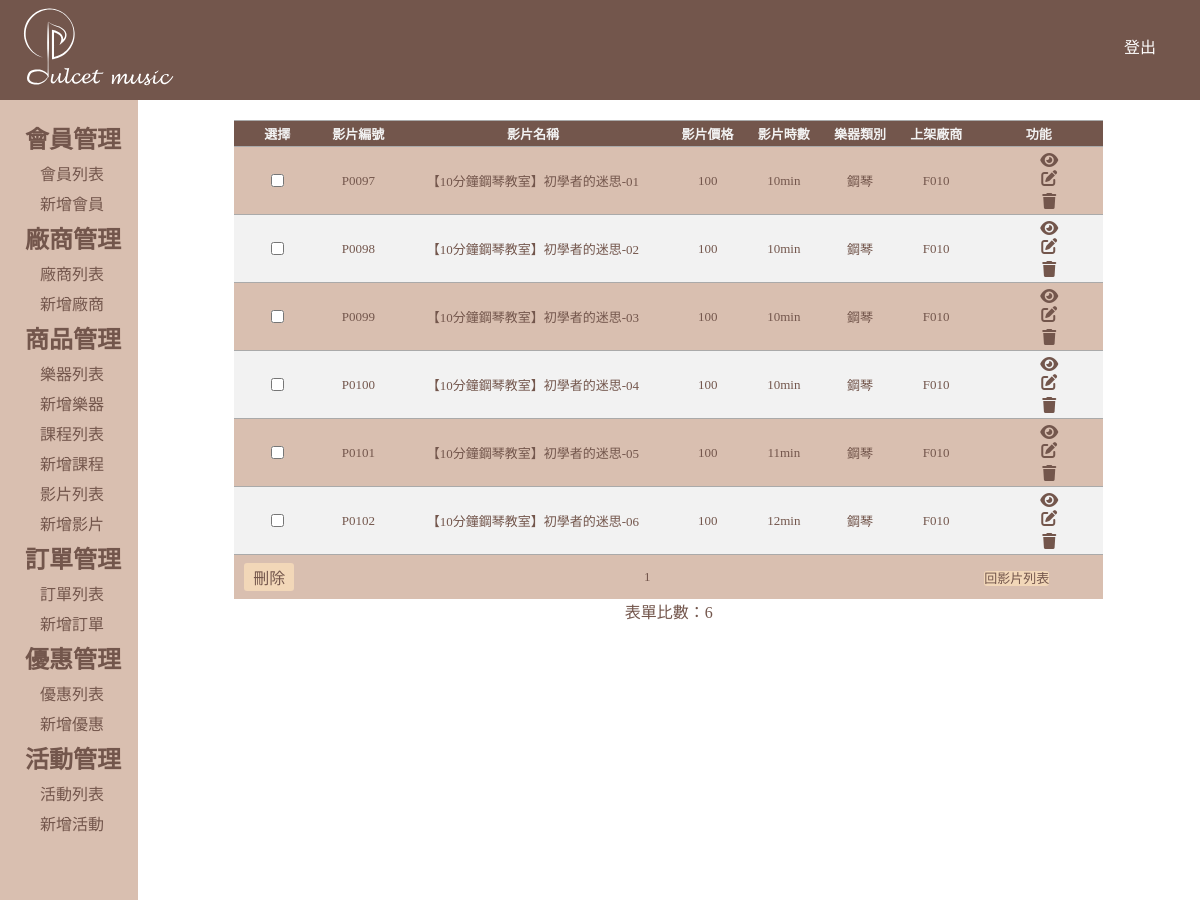
Screenshot of /music/video/video_search.php?Category=1 (signed in) with the database file from the repository.
### tables this page shows
CREATE TABLE `product` (
  `PId` varchar(10) NOT NULL COMMENT '商品編號',
  `PName` varchar(100) DEFAULT NULL COMMENT '商品名稱',
  `PImg` varchar(200) DEFAULT NULL COMMENT '圖片檔名',
  `PVideo` varchar(100) DEFAULT NULL COMMENT '影片檔名',
  `PPrice` varchar(7) DEFAULT NULL COMMENT '商品價格',
  `PQty` int(4) DEFAULT NULL COMMENT '商品數量/人數',
  `PTime` varchar(50) DEFAULT NULL COMMENT '影片/上課時數',
  `PDesciption` varchar(100) DEFAULT NULL COMMENT '商品描述',
  `PCategoryId` varchar(20) DEFAULT NULL COMMENT '商品類別編號',
  `PInstrumentId` varchar(20) DEFAULT NULL COMMENT '樂器類別編號',
  `PCompanyId` varchar(20) DEFAULT NULL COMMENT '上架廠商編號',
  `created_at` datetime NOT NULL DEFAULT CURRENT_TIMESTAMP COMMENT '新增時間',
  `update_at` datetime NOT NULL DEFAULT CURRENT_TIMESTAMP ON UPDATE CURRENT_TIMESTAMP COMMENT '更新時間'
);

CREATE TABLE `musical_category` (
  `CategoryId` varchar(5) NOT NULL COMMENT '類別編號',
  `CategoryName` varchar(15) NOT NULL COMMENT '類別名稱',
  `created_at` datetime NOT NULL DEFAULT CURRENT_TIMESTAMP COMMENT '新增時間',
  `update_at` datetime NOT NULL DEFAULT CURRENT_TIMESTAMP ON UPDATE CURRENT_TIMESTAMP COMMENT '更新時間'
);

### music/video/video_search.php (the view, shortened to what this page needs)
<?php
require_once('../../checkSession.php');
require_once('../../db.inc.php');
$search=$_GET['search'];
$priceMin=(int)$_GET['priceMin'];
$priceMax=(int)$_GET['priceMax'];
$Category=$_GET['Category'];
$CId=$_GET['CId'];
$arrSQL=array();
$sqlTotal = "SELECT count(1) FROM `product` WHERE `PCategoryId` = 'V' ";
    $sql = "SELECT `PId`,`PImg`, `PName`, `PPrice`, `PQty`, `PTime`,
                `PDesciption`,`PCompanyId`,
                `musical_category`.`CategoryId` AS 'PInstrumentId',  `musical_category`.`CategoryName` AS 'PInstrumentName',
                `product_category`.`CategoryId` AS 'PCategoryId' , `product_category`.`CategoryName` AS 'PCategoryName'
                FROM `product` INNER JOIN `musical_category` INNER JOIN `product_category`
                ON `product`.`PInstrumentId` = `musical_category`.`CategoryId` AND `product`.`PCategoryId` = `product_category`.`CategoryId`
                WHERE `PCategoryId` = 'V' ";
if($Category!='0'){
    $arrSQL[]=" AND `PInstrumentId`='$Category'";
}
foreach($arrSQL as $value){
    $sql.=$value;
    $sqlTotal.=$value;
}
$sql.=" ORDER BY `PId` ASC ";
$total = $pdo->query($sqlTotal)->fetch(PDO::FETCH_NUM)[0];
$numPerPage = 10;
$totalPages = ceil($total/$numPerPage);
$page = isset($_GET['page']) ? (int)$_GET['page'] : 1;
$page = $page < 1 ? 1 : $page;
?>
<html>
<head>
<link rel="stylesheet"  type="text/css" href="../../css/css-ALL.css">
        </head>
        <body>
            <header class="header">
             <figure>
            <img src="../../css/logo_rectangle.svg" title="Logo"  style="height:100px">
        </figure>
        <a href="../../logout.php?logout=1" style="margin:20px">登出</a>
            </header>
    <div class="wrap">
        <div class="left-wrap">
            <?php require_once("./list.php"); ?>
        </div>
        <div class="right-wrap">
<form name="myForm" method="POST" action="" enctype="">
    <table class="table">
    <thead>
    <tr>
                <th class="border">選擇</th>
                <th class="border">影片編號</th>
                <th class="border">影片名稱</th>
                <th class="border">影片價格</th>
                <th class="border">影片時數</th>
                <th class="border">樂器類別</th>
                <th class="border">上架廠商</th>
                <th class="border">功能</th>
            </tr>
        </thead>
        <tbody>
<?php
$sql.="LIMIT ?, ? ";
$arrParam = [($page - 1) * $numPerPage, $numPerPage];
$stmt = $pdo->prepare($sql);
$stmt->execute($arrParam);
        if($stmt->rowCount() > 0) {
            $arr = $stmt->fetchAll(PDO::FETCH_ASSOC);
            for($i = 0; $i < count($arr); $i++) {
        ?>
            <tr>
                <td class="border check">
                    <input type="checkbox" name="chk[]" value="<?php echo $arr[$i]['PId']; ?>" />
                </td>
                <td class="border check"><?php echo $arr[$i]['PId']; ?></td>
                <td class="border check"><?php echo $arr[$i]['PName']; ?></td>
                <td class="border check"><?php echo $arr[$i]['PPrice']; ?></td>
                <td class="border check"><?php echo $arr[$i]['PTime']; ?></td>
                <td class="border check"><?php echo $arr[$i]['PInstrumentName']; ?></td>
                <td class="border check"><?php echo $arr[$i]['PCompanyId']; ?></td>
                <td class="border"style="padding-left:50px">
                    <a class="inp-delete"href="./video_view.php?viewId=<?php echo $arr[$i]['PId']; ?>"><i class="fas fa-eye"></i></a>
                    <a class="inp-edit" href="./video_edit.php?editId=<?php echo $arr[$i]['PId']; ?>"><i class="fas fa-edit"></i></a>
                    <a class="inp-delete" href="./video_delete.php?deleteId=<?php echo $arr[$i]['PId']; ?>"><i class="fas fa-trash"></i></a>
                </td>
            </tr>
        <?php
            }
        } else {
        ?>
            <tr>
                <td class="border" colspan="9">沒有資料</td>
            </tr>
        <?php
        }
        ?>
        </tbody>
        <tfoot>
            <tr>
                <td colspan="1" class="border">
                <input class="inp-delete inp-delete2" type="submit" name="smb" value="刪除">
                </td>
                <td class="border text-align-center" colspan="6">
                <?php for($i = 1; $i <= $totalPages; $i++){ ?>
                    <a class="tfoot-number" href="?search=<?php echo $search?>&priceMin=<?php echo $priceMin?>&priceMax=<?php echo $priceMax?>&Category=<?php echo $Category?>&CId=<?php echo $CId?>&page=<?= $i ?>"><?= $i ?></a>
                <?php } ?>
                </td>
                <td class="border" colspan="7">
          <a class="inp-addbtn" href="./video_index.php">回影片列表</a>
                </td>
            </tr>
        </tfoot>
    </table>
</form>
   <div class="text-align-center fontfamily">
        表單比數：<?php echo $total; ?>
       </div>

### css/css-ALL.css (style rules this page uses)
:root { --mainFont-family: 微軟正黑體; --color01: #F2D7B8; --color02: #73564C; --color03: #BF8F73; --color04: #D9BFB0; --color05: #f2f2f2; --font-medium: medium; }
* { padding: 0; margin: 0; box-sizing: border-box; }
a { text-decoration: none; }
.header { width: 100%; height: 100px; line-height: 55px; background-color: var(--color02); display: flex; justify-content: space-between; }
.header a { display: block; width: 80px; text-align: center; padding: 0 20px; color:#fff; font-size: var(--font-medium); font-family: var(--mainFont-family); }
.wrap { width: 100%; display:flex; align-items: stretch; }
.left-wrap { width: 13%; min-height: 100vh; background-color: var(--color04); padding-top: 20px; }
.right-wrap { width: 100%; height: 100%; padding: 20px; }
.right-wrap .table { width:85%; margin: 0 auto; border-collapse: collapse; font-family: var(--mainFont-family); }
.right-wrap .border { border-top: 1px solid var(--color02); padding: 3px 5px; }
.right-wrap .check { text-align: center; }
.title-form .inp-searchbtn , .inp-addbtn { width: 50px; border: 0; font-size: var(--font-size); color: var(--color02); background-color: var(--color01); font-family: var(--mainFont-family); border-radius: 3px; margin:10px 10px 5px 5px; }
.table thead { background: var(--color02); color: var(--color05); font-size: large; }
.table > tbody > tr:nth-child(odd) { background: var(--color04); color: var(--color02); }
.table > tbody > tr:nth-child(even) { background: var(--color05); color: var(--color02); }
.table .border { border: 0; border-top:1px #AAAAAA solid; padding: 3px 5px; font-size: small; }
.right-wrap .inp-delete { display: block; text-align: center; padding: 2px 0; width: 50px; border: 0; font-size: var(--font-medium); color: var(--color02); border-radius: 3px; }
.right-wrap .inp-edit { display: block; width: 50px; border: 0; color: var(--color02); font-family: var(--mainFont-family); font-size: 16px; border-radius: 3px; text-align: center; margin-bottom: 5px; }
.inp-delete2, .addBtn { display: block; padding: 2px 0; margin: 5px; width: 87px; border: 0; text-align: center; font-size: var(--font-medium); color: var(--color02); background: var(--color01); font-family: var(--mainFont-family); border-radius: 3px; }
tfoot > tr { background: var(--color04); }
.tfoot-number { color: var(--color02); margin:10px; }
.text-align-center { text-align:center; }
.fontfamily { font-family: var(--mainFont-family); color:var(--color02); }

### rows the page displays
product: PId "P0097", PName "【10分鐘鋼琴教室】初學者的迷思-01", PPrice "100", PTime "10min", musical_category.CategoryName "鋼琴", PCompanyId "F010"
product: PId "P0098", PName "【10分鐘鋼琴教室】初學者的迷思-02", PPrice "100", PTime "10min", musical_category.CategoryName "鋼琴", PCompanyId "F010"
product: PId "P0099", PName "【10分鐘鋼琴教室】初學者的迷思-03", PPrice "100", PTime "10min", musical_category.CategoryName "鋼琴", PCompanyId "F010"
product: PId "P0100", PName "【10分鐘鋼琴教室】初學者的迷思-04", PPrice "100", PTime "10min", musical_category.CategoryName "鋼琴", PCompanyId "F010"
product: PId "P0101", PName "【10分鐘鋼琴教室】初學者的迷思-05", PPrice "100", PTime "11min", musical_category.CategoryName "鋼琴", PCompanyId "F010"
product: PId "P0102", PName "【10分鐘鋼琴教室】初學者的迷思-06", PPrice "100", PTime "12min", musical_category.CategoryName "鋼琴", PCompanyId "F010"

### other values shown
$total "6"
